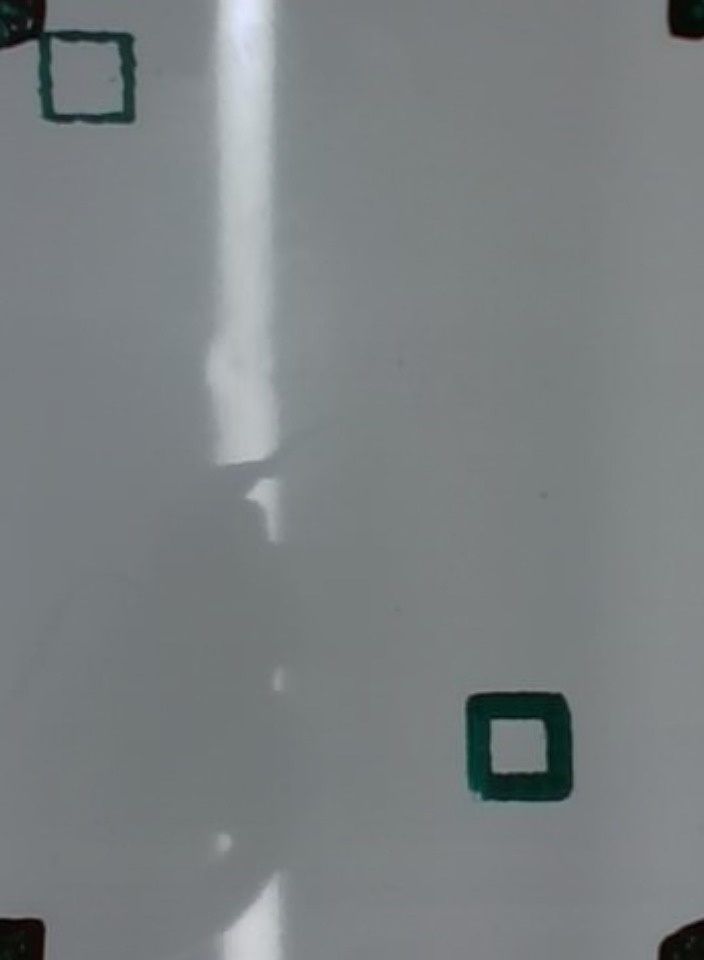
#> input picture code/hackathon/tests/fixtures/board_blank.jpg, 704 x 960 px
$ python -i vision.py   (imports and definitions only)
#> lines starting #> are read from the running program, lines starting #| are printed output that depends on the picture; after the words box and inside, x2 and y2 are one past the last pixel; in counts of white or black regions, pixels touching at a corner belong together
#> further down, picture is the input picture: shape (960, 704, 3); mean B, G, R 129.7, 128, 122.6
"""Pure functions on frames: corner marks, the board warp, new ink, tracing. No I/O, no robot."""
from __future__ import annotations

import math
from dataclasses import dataclass
from itertools import combinations

import cv2
import numpy as np

from duet import config as cfg

PX_PER_MM = 4
BOARD_PX = (int(round(cfg.BOARD_W_MM * PX_PER_MM)), int(round(cfg.BOARD_H_MM * PX_PER_MM)))  # (w, h)

Point = tuple[float, float]


def dark_blobs(bgr: np.ndarray, thresh: int = 30, min_area: int = 150, max_area: int = 6000) -> list[tuple[float, float, int]]:
    """Centroids and areas of compact dark blobs. The corner marks read 14 to 35 on the gray scale,
    ink about 45, the frame's shadow line about 100 and the board 120 to 130, so 40 isolates the marks.
    At a 450 mm camera height a mark is about 2000 px."""
#> called with thresh = 30, min_area = 150, max_area = 6000
    gray = cv2.cvtColor(bgr, cv2.COLOR_BGR2GRAY)
    _, mask = cv2.threshold(gray, thresh, 255, cv2.THRESH_BINARY_INV)
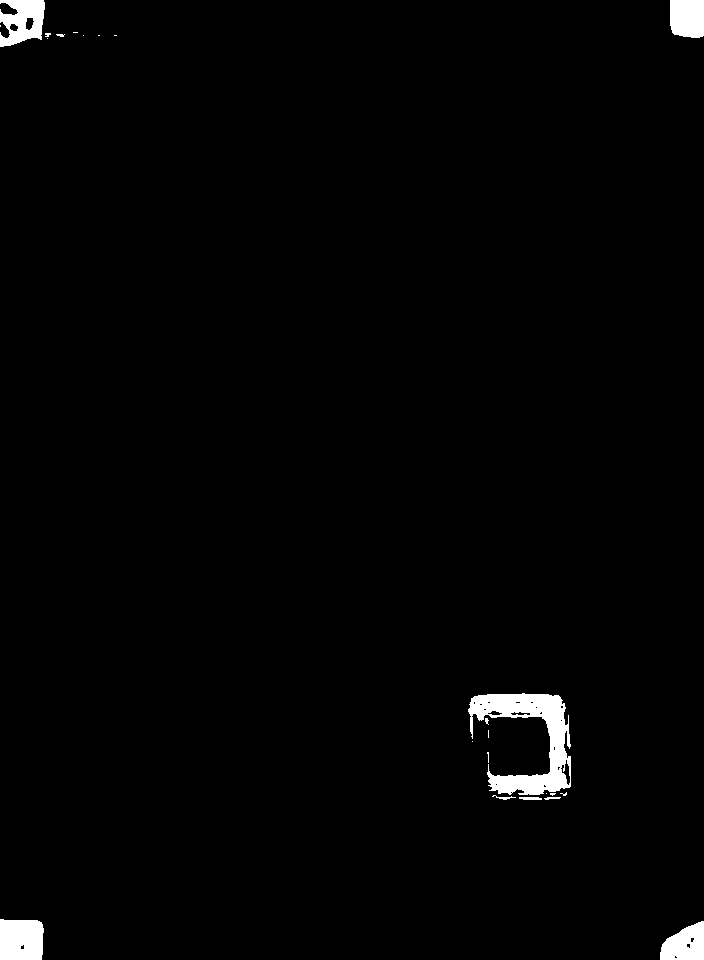
#> mask: shape (960, 704); 1.5% white; 23 white regions (15 under 20 px), largest, box (x1, y1, x2, y2) and area: (468, 693, 571, 795) 4533, (0, 919, 44, 960) 1704, (0, 0, 45, 47) 1474
    mask = cv2.morphologyEx(mask, cv2.MORPH_OPEN, np.ones((3, 3), np.uint8))
#> mask: shape (960, 704); 1.5% white; 13 white regions (4 under 20 px), largest, box (x1, y1, x2, y2) and area: (468, 693, 571, 795) 4245, (0, 919, 44, 960) 1704, (0, 0, 45, 47) 1461
    n, _, stats, cents = cv2.connectedComponentsWithStats(mask)
#> n = 14; stats = 14 rows, first 6: [0, 0, 704, 960, 665751], [0, 0, 45, 47, 1461], [670, 0, 34, 38, 1227], [60, 34, 3, 3, 9], [468, 693, 103, 102, 4245], [491, 715, 6, 3, 18]; cents = 14 rows, first 8: [350.6, 477.6], [22.49, 20.44], [687, 17.63], [61, 35], [529.3, 738.1], [493.5, 716], [524.6, 715.7], [471, 724]
    out = []
    for i in range(1, n):
        area = int(stats[i, cv2.CC_STAT_AREA])
        w, h = stats[i, cv2.CC_STAT_WIDTH], stats[i, cv2.CC_STAT_HEIGHT]
        if min_area <= area <= max_area and 0.5 <= w / max(h, 1) <= 2.0:
            out.append((float(cents[i][0]), float(cents[i][1]), area))
#> this loop made 13 passes
#> (area, w, h) on passes 1, 2, 4, 6, 7, 9, 11, 12, 13: (1461, 45, 47), (1227, 34, 38), (4245, 103, 102), (21, 6, 4), (45, 3, 15), (41, 4, 13), (48, 16, 3), (1704, 44, 41), (1246, 44, 39)
#> after the loop, out = [(22.49, 20.44, 1461), (687, 17.63, 1227), (529.3, 738.1, 4245), (20.84, 939.4, 1704), (684.7, 944.1, 1246)]
    return out


# [72 lines left out: functions order_quad, _rectangle_score, find_corner_marks, board_quad, warp_to_board, not called in this run]


def px_to_mm(x_px: float, y_px: float) -> Point:
    return x_px / PX_PER_MM, y_px / PX_PER_MM


# ---- new ink and tracing, on warped board images ------------------------------------------------

# [157 lines left out: functions drawable_mask, new_ink, ink_coverage, trace, find_square, fit_axis and 8 more, not called in this run]


def _big_blob(mask: np.ndarray, mm2_per_px: float, area_mm2: float) -> bool:
    n, _, stats, _ = cv2.connectedComponentsWithStats(mask)
    return any(stats[i, cv2.CC_STAT_AREA] * mm2_per_px >= area_mm2 for i in range(1, n))


# [24 lines left out: functions hand_present_depth, hand_present_color, not called in this run]


@dataclass(frozen=True)
class DotReading:
    status: str                              # "home" | "moved" | "missing"
    displacement_mm: tuple[float, float]     # where the dot is relative to its recorded spot, camera-board axes


# [37 lines left out: functions dock_dots, still, not called in this run]

>>> import cv2
>>> picture = cv2.imread('../tests/fixtures/board_blank.jpg')
>>> result = dark_blobs(picture)
#> result has the same summary as out in dark_blobs

$ run again, on code/hackathon/tests/fixtures/exchange-01-human.jpg
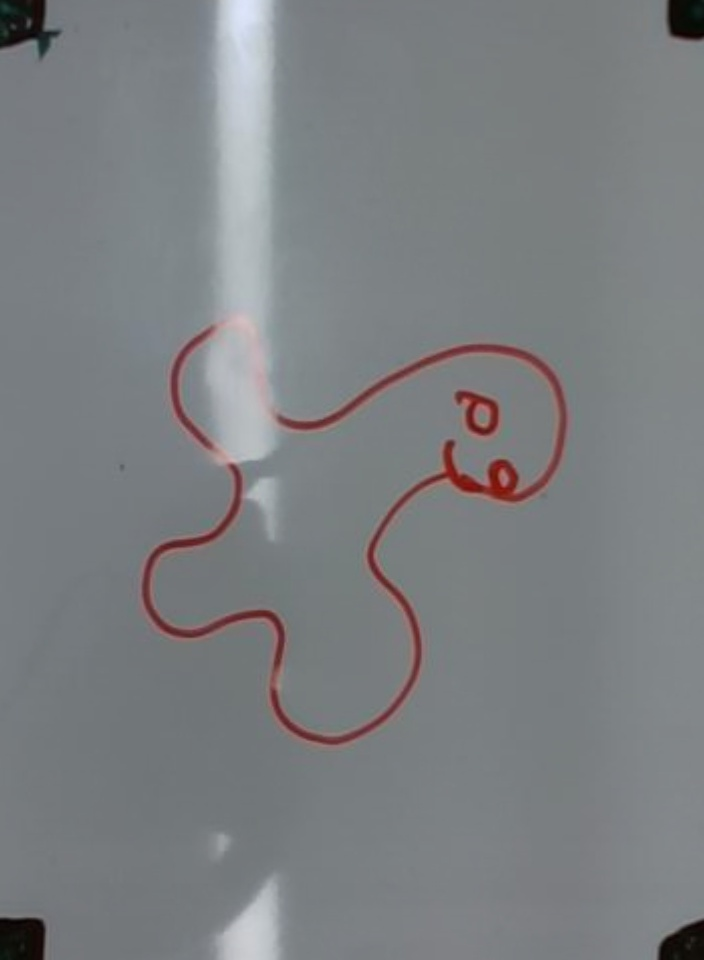
#> input picture code/hackathon/tests/fixtures/exchange-01-human.jpg, 704 x 960 px
#> picture is the input picture: shape (960, 704, 3); mean B, G, R 129.5, 126.9, 123.9
#> in dark_blobs, `gray = cv2.cvtColor(bgr, cv2.COLOR_BGR2GRAY)`:
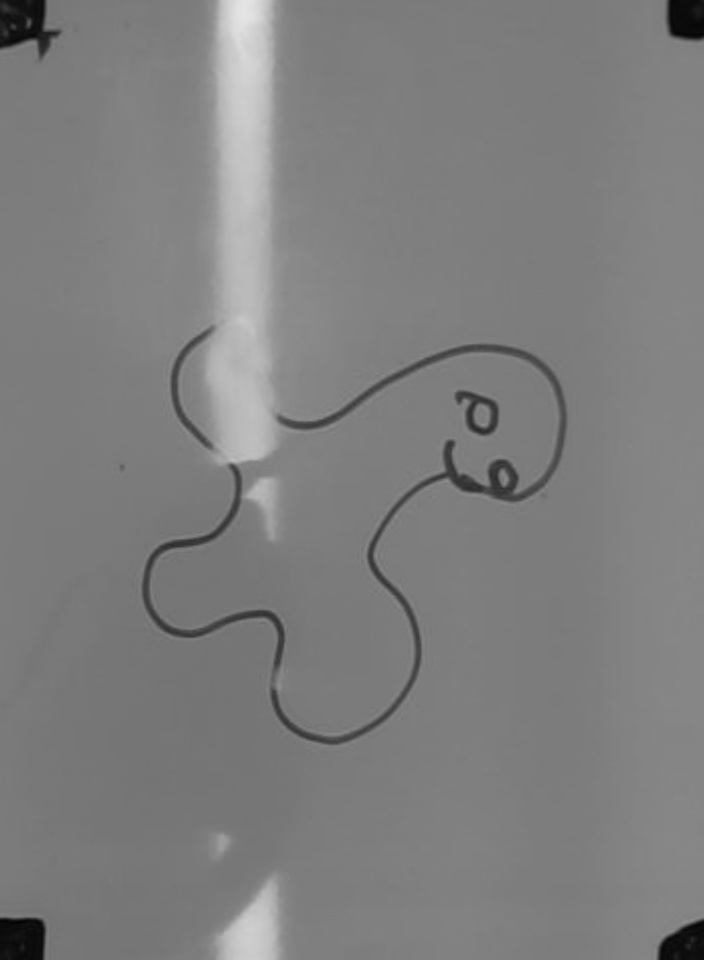
#> gray: shape (960, 704); min 3, max 229, mean 126.4
#> in dark_blobs, `_, mask = cv2.threshold(gray, thresh, 255, cv2.THRESH_BINARY_INV)`:
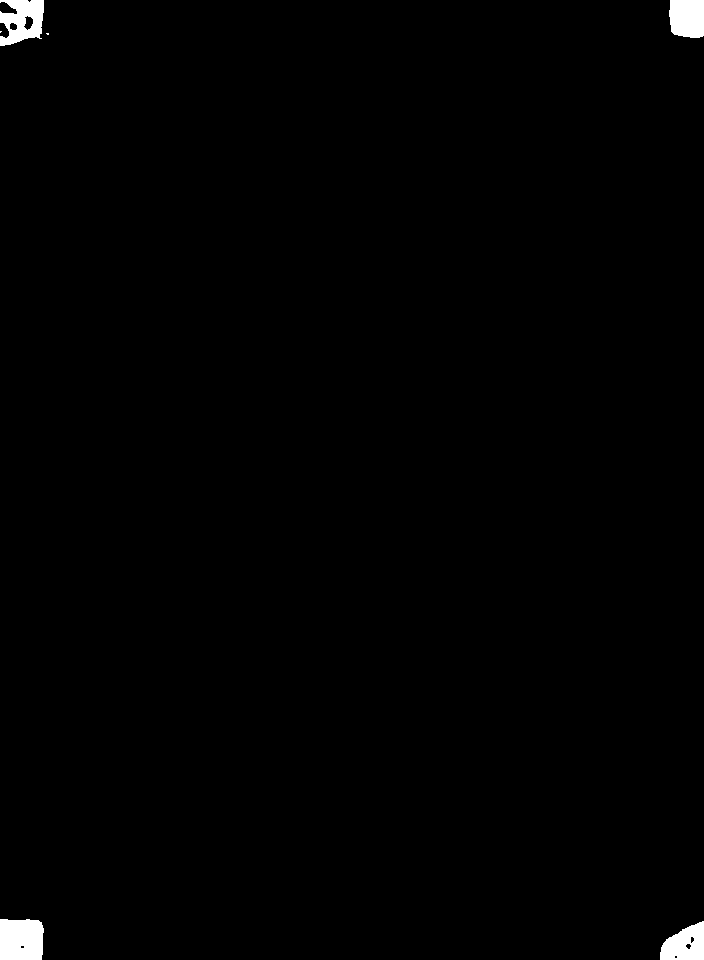
#> mask: shape (960, 704); 0.83% white; 6 white regions (2 under 20 px), largest, box (x1, y1, x2, y2) and area: (0, 919, 44, 960) 1716, (0, 0, 44, 46) 1409, (669, 0, 704, 38) 1237, (660, 921, 704, 960) 1221
#> n = 5; stats = [[0, 0, 704, 960, 670265], [0, 0, 44, 46, 1402], [669, 0, 35, 38, 1237], [0, 919, 44, 41, 1716], [660, 921, 44, 39, 1220]]; cents = [[351.8, 479.3], [22.1, 20.05], [686.9, 17.64], [20.82, 939.4], [684.7, 944.2]]
#> the loop in dark_blobs, `for i in range(1, n):` made 4 passes
#> (area, w, h) on passes 1 to 4: (1402, 44, 46), (1237, 35, 38), (1716, 44, 41), (1220, 44, 39)
#> after the loop in dark_blobs, `for i in range(1, n):`: out = [(22.1, 20.05, 1402), (686.9, 17.64, 1237), (20.82, 939.4, 1716), (684.7, 944.2, 1220)]
#> result has the same summary as out in dark_blobs
